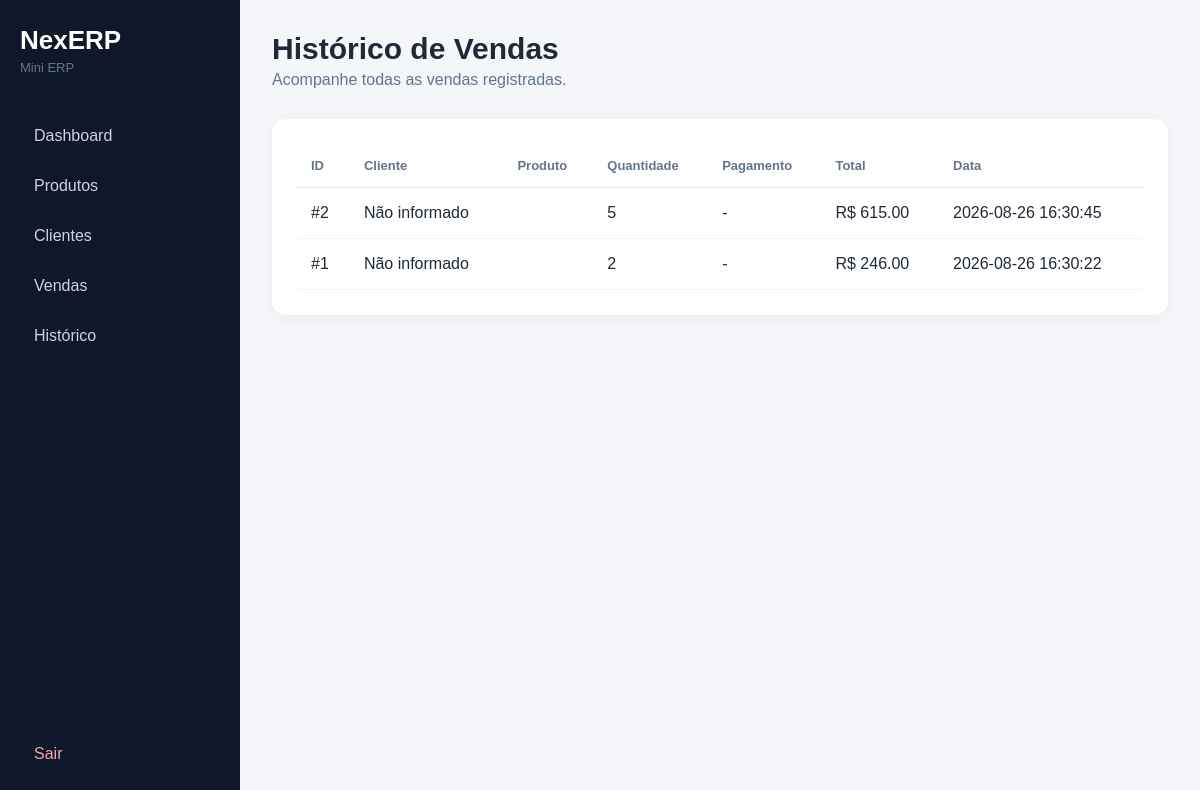
/historico (signed in), run on the app's committed database.
### tables this page shows
CREATE TABLE vendas (
            id INTEGER PRIMARY KEY AUTOINCREMENT,
            produto_id INTEGER NOT NULL,
            quantidade INTEGER NOT NULL,
            valor_total REAL NOT NULL,
            data TIMESTAMP DEFAULT CURRENT_TIMESTAMP, cliente_id INTEGER, forma_pagamento TEXT,
            FOREIGN KEY (produto_id) REFERENCES produtos(id)
        );

### app.py (the view)
@app.route("/historico")
@login_obrigatorio
def historico():
    conn = conectar()
    vendas = conn.execute(
        """
        SELECT
            vendas.id,
            produtos.nome,
            vendas.quantidade,
            vendas.valor_total,
            vendas.data
        FROM vendas
        JOIN produtos
        ON produtos.id = vendas.produto_id
        ORDER BY vendas.id DESC
        """
    ).fetchall()
    conn.close()
    return render_template(
        "historico.html",
        vendas=vendas
    )

### app.py (called while the page is built)
def conectar():
    conn = sqlite3.connect("database.db")
    conn.row_factory = sqlite3.Row
    return conn

def login_obrigatorio(func):
    @wraps(func)
    def wrapper(*args, **kwargs):
        if "usuario" not in session:
            return redirect(url_for("login"))
        return func(*args, **kwargs)
    return wrapper

### templates/historico.html (shortened to what this page needs)
<!DOCTYPE html>
<html lang="pt-BR">
<head>
    <link rel="stylesheet" href="{{ url_for('static', filename='css/style.css') }}">
</head>
<body>
<aside class="sidebar">
    <div class="sidebar-logo">
        <h2>NexERP</h2>
        <span>Mini ERP</span>
    </div>
    <nav>
    <a href="{{ url_for('dashboard') }}">Dashboard</a>
    <a href="{{ url_for('produtos') }}">Produtos</a>
    <a href="{{ url_for('clientes') }}">Clientes</a>
    <a href="{{ url_for('vendas') }}">Vendas</a>
    <a href="{{ url_for('historico') }}">Histórico</a>
</nav>
    <a href="{{ url_for('logout') }}" class="logout">Sair</a>
</aside>
<main class="content">
    <div class="topbar">
        <div>
            <h1>Histórico de Vendas</h1>
            <p>Acompanhe todas as vendas registradas.</p>
        </div>
    </div>
    <section class="table-panel">
        {% if vendas %}
        <div class="table-responsive">
            <table>
                <thead>
    <tr>
        <th>ID</th>
        <th>Cliente</th>
        <th>Produto</th>
        <th>Quantidade</th>
        <th>Pagamento</th>
        <th>Total</th>
        <th>Data</th>
    </tr>
</thead>
                <tbody>
                    {% for venda in vendas %}
                   <tr>
    <td>#{{ venda.id }}</td>
    <td>
        {{ venda.cliente_nome or "Não informado" }}
    </td>
    <td>
    </td>
    <td>
        {{ venda.quantidade }}
    </td>
    <td>
        {{ venda.forma_pagamento or "-" }}
    </td>
    <td>
        R$ {{ "%.2f"|format(venda.valor_total) }}
    </td>
    <td>
        {{ venda.data }}
    </td>
</tr>
                    {% endfor %}
                </tbody>
            </table>
        </div>
        {% endif %}
    </section>
</main>
</body>
</html>

### static/css/style.css (style rules this page uses)
* { margin: 0; padding: 0; box-sizing: border-box; }
body { font-family: Arial, Helvetica, sans-serif; background: #f4f6f9; color: #1f2937; }
.sidebar { width: 240px; height: 100vh; position: fixed; left: 0; top: 0; background: #0f172a; padding: 25px 20px; display: flex; flex-direction: column; }
.sidebar-logo h2 { color: white; font-size: 26px; }
.sidebar-logo span { display: block; color: #64748b; margin-top: 4px; font-size: 13px; }
.sidebar nav { margin-top: 40px; display: flex; flex-direction: column; gap: 8px; }
.sidebar nav a, .logout { text-decoration: none; color: #cbd5e1; padding: 12px 14px; border-radius: 8px; }
.logout { margin-top: auto; color: #fca5a5; }
.content { margin-left: 240px; padding: 32px; }
.topbar { display: flex; justify-content: space-between; align-items: center; }
.topbar h1 { font-size: 30px; }
.topbar p { color: #64748b; margin-top: 5px; }
.table-panel, .form-panel { margin-top: 30px; background: white; padding: 25px; border-radius: 14px; box-shadow: 0 4px 15px rgba(0,0,0,0.05); }
.table-responsive { overflow-x: auto; }
table { width: 100%; border-collapse: collapse; }
th { text-align: left; color: #64748b; font-size: 13px; padding: 14px; border-bottom: 1px solid #e2e8f0; }
td { padding: 16px 14px; border-bottom: 1px solid #f1f5f9; }

### data on the page
vendas: id "2", cliente_nome "Não informado", quantidade "5", forma_pagamento "-", valor_total "615.00", data "2026-08-26 16:30:45"
vendas: id "1", cliente_nome "Não informado", quantidade "2", forma_pagamento "-", valor_total "246.00", data "2026-08-26 16:30:22"
